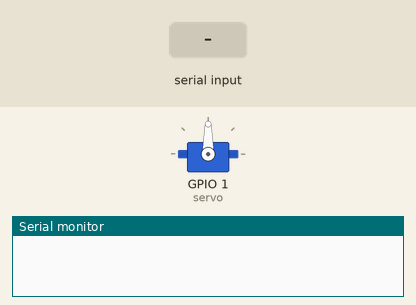
This sketch was run on a simulated ESP32. Shown: servo, the last lines printed to the serial monitor. The test bench sets the inputs (shaded band).

Above: at 1.2 s.
1.3 s: "30,150\n" received over Serial
At 2.3 s:
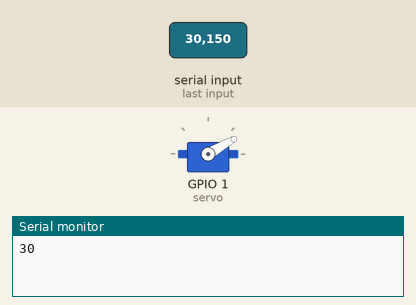
2.8 s: "5\n" received over Serial
At 3.5 s:
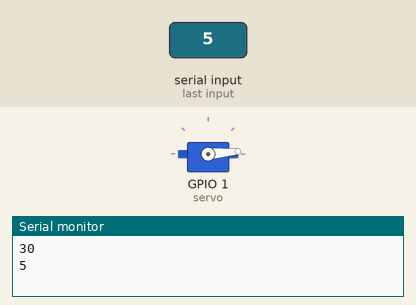
4.3 s: "200\n" received over Serial
At 4.6 s:
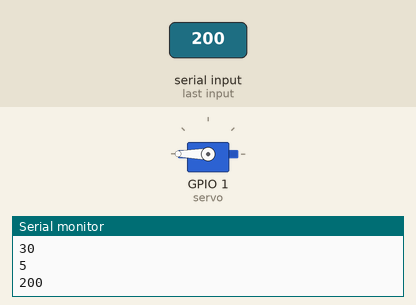
5.8 s: "90,45\n" received over Serial
At 6.9 s:
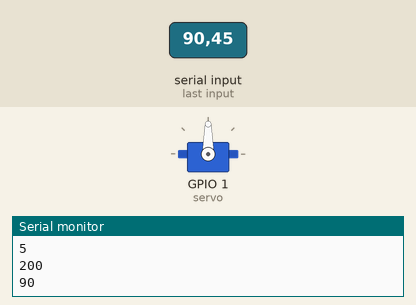
Timing chart, 0 to 8.3 s (numbered marks = the images above; inputs shaded):
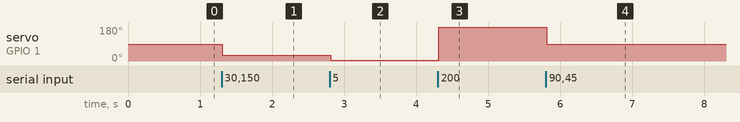

The sketch:

Receive_Data_from_Python.ino
```cpp
#include <ESP32Servo.h>

Servo servo;

void setup() {
  // put your setup code here, to run once:
  servo.attach(1);
  servo.write(90);

  Serial.begin(9600);
  Serial.setTimeout(10);
}

void loop() {
  // put your main code here, to run repeatedly:
  // Serial.println("10.1");
  // if (Serial.available()>0){
    // int angle = Serial.parseInt();
    String value = Serial.readString();
    if (value.length()>0){
      int angle = value.toInt();
      servo.write(angle);
      // delay(100);
      Serial.println(angle);
    }
    // else Serial.println("No value was tetected");
    // Serial.println(value+" " + String(Serial.available()));
  // }


// }
}
```

Measured:
- after the input at 1.3 s, servo on GPIO 1 (servo): 90° → 30° at once
- after the input at 2.8 s, servo on GPIO 1 (servo): 30° → 5° at once
- after the input at 4.3 s, servo on GPIO 1 (servo): 5° → 180° at once
- after the input at 5.8 s, servo on GPIO 1 (servo): 180° → 90° at once
